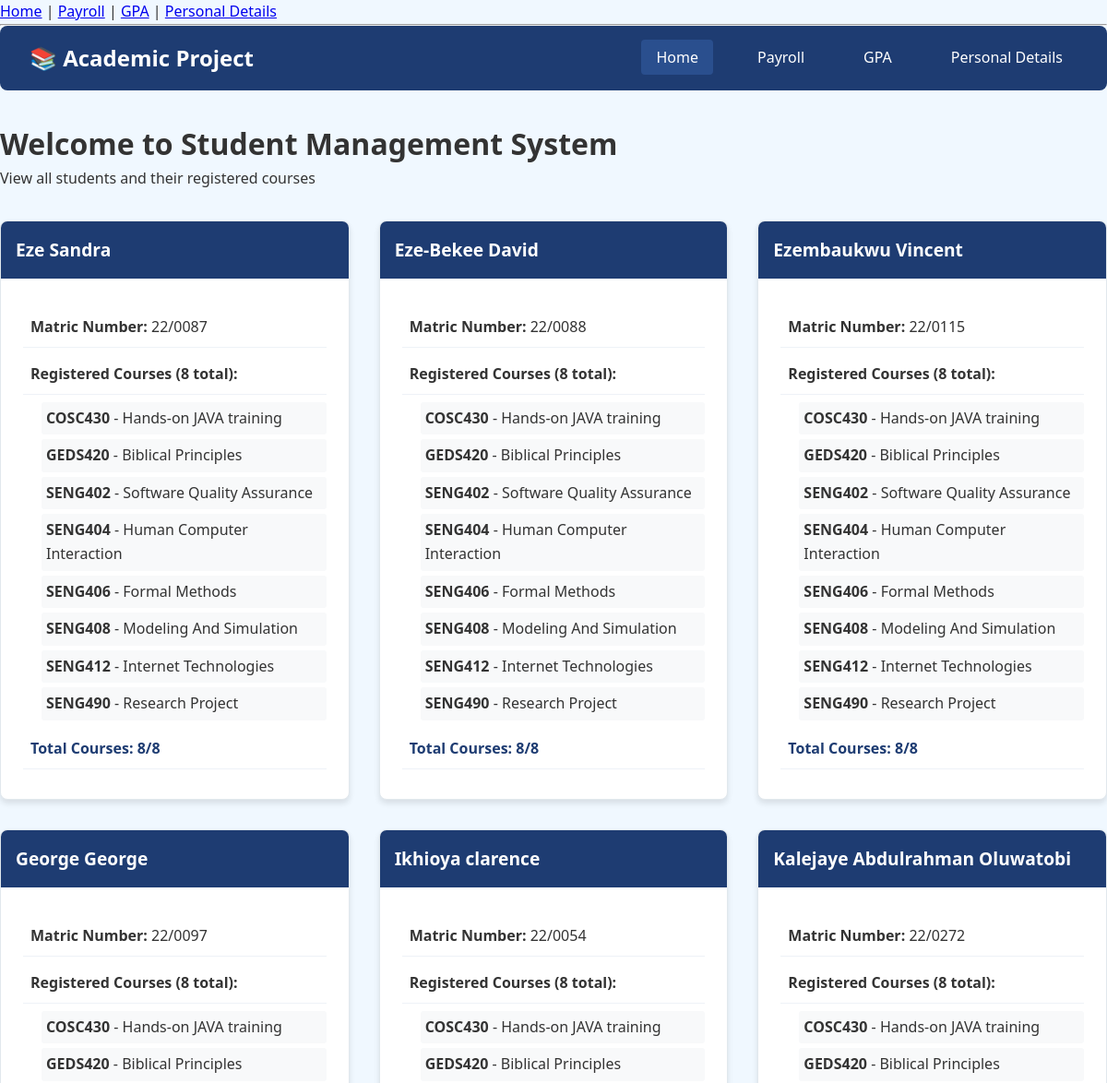
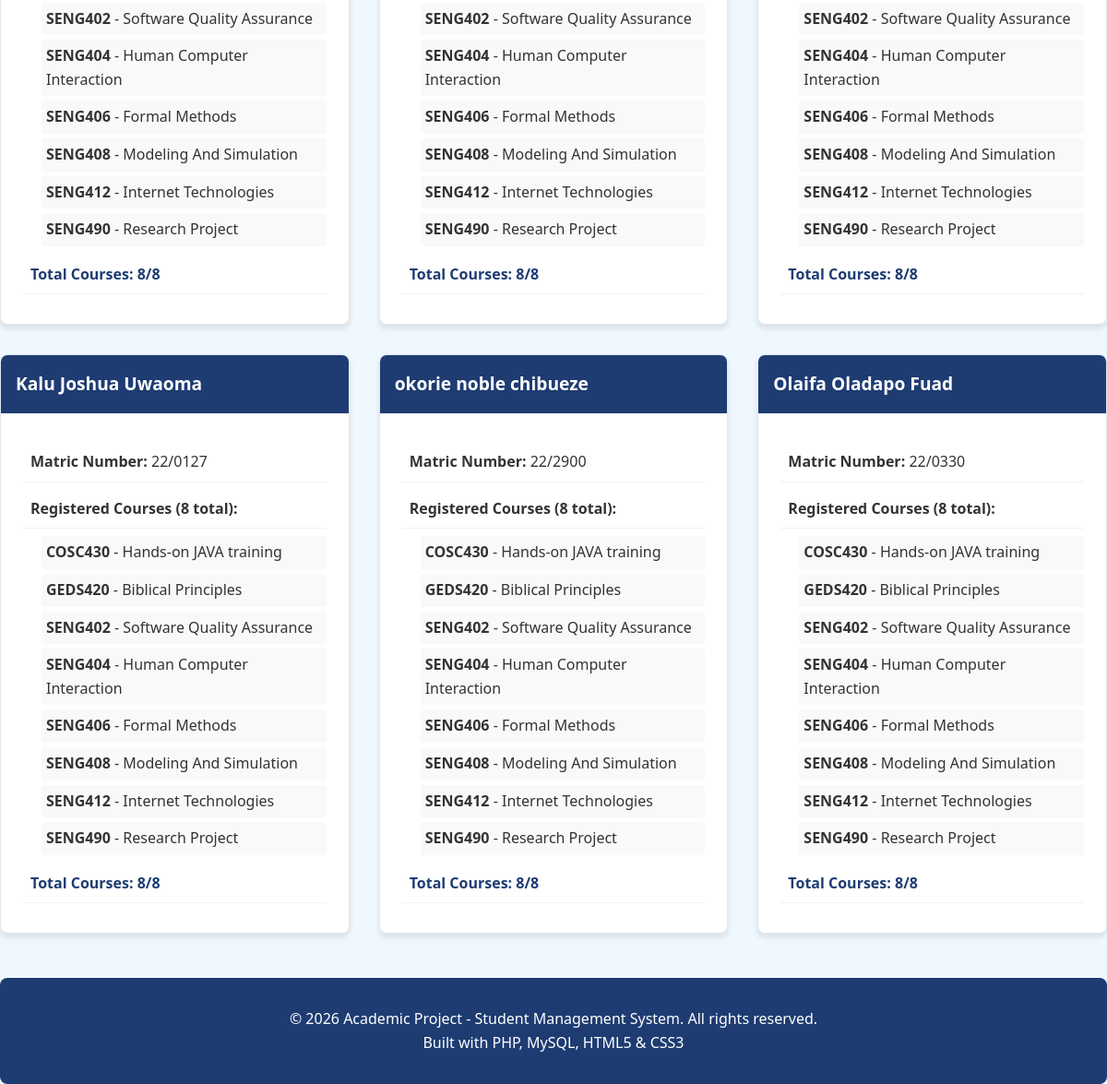
The page / on the database its author committed (2 pictures, top to bottom).
### tables this page shows
CREATE TABLE students (
    id INT PRIMARY KEY AUTO_INCREMENT,
    matric_number VARCHAR(20) UNIQUE NOT NULL,
    name VARCHAR(100) NOT NULL,
    blood_group VARCHAR(5),
    state_of_origin VARCHAR(50),
    phone VARCHAR(15),
    hobbies TEXT,
    created_at TIMESTAMP DEFAULT CURRENT_TIMESTAMP
);

CREATE TABLE courses (
    id INT PRIMARY KEY AUTO_INCREMENT,
    course_code VARCHAR(10) UNIQUE NOT NULL,
    course_title VARCHAR(100) NOT NULL,
    credit_unit INT NOT NULL
);

### index.php (the view, shortened to what this page needs)
<?php
require_once 'config/db.php';
include 'includes/header.php';
include 'includes/navbar.php';
?>
<div class="home-page">
    <h1>Welcome to Student Management System</h1>
    <p class="subtitle">View all students and their registered courses</p>
    <div class="card-container">
        <?php
        $query = "SELECT s.id, s.matric_number, s.name,
                         c.course_code, c.course_title
                  FROM students s
                  LEFT JOIN student_courses sc ON s.id = sc.student_id
                  LEFT JOIN courses c ON sc.course_id = c.id
                  ORDER BY s.name, c.course_code";
        $result = mysqli_query($conn, $query);
        if (mysqli_num_rows($result) > 0) {
            $current_student = null;
            $student_courses = [];
            while ($row = mysqli_fetch_assoc($result)) {
                $student_id = $row['id'];
                if ($current_student != $student_id) {
                    if ($current_student !== null) {
                        displayStudentCard($current_student_data, $student_courses);
                    }
                    $current_student = $student_id;
                    $current_student_data = $row;
                    $student_courses = [];
                }
                if ($row['course_code']) {
                    $student_courses[] = [
                        'code' => $row['course_code'],
                        'title' => $row['course_title']
                    ];
                }
            }
            if ($current_student !== null) {
                displayStudentCard($current_student_data, $student_courses);
            }
        } else {
            echo "<p>No students found.</p>";
        }
function displayStudentCard($student, $courses) {
    ?>
    <div class="card">
        <div class="card-header">
            <?php echo htmlspecialchars($student['name']); ?>
        </div>
        <div class="card-body">
            <p><strong>Matric Number:</strong> <?php echo htmlspecialchars($student['matric_number']); ?></p>
            <p><strong>Registered Courses (<?php echo count($courses); ?> total):</strong></p>
            <?php if (empty($courses)): ?>
                <p class="alert alert-error">No courses registered</p>
            <?php else: ?>
                <ul style="margin-left: 20px; list-style-type: none; padding: 0;">
                    <?php
                    foreach ($courses as $course):
                    ?>
                        <li style="margin-bottom: 5px; padding: 5px; background: #f8f9fa; border-radius: 3px;">
                            <strong><?php echo htmlspecialchars($course['code']); ?></strong> -
                            <?php echo htmlspecialchars($course['title']); ?>
                        </li>
                    <?php endforeach; ?>
                </ul>
                <p style="margin-top: 10px; color: #1e3c72;">
                    <strong>Total Courses: <?php echo count($courses); ?>/8</strong>
                </p>
            <?php endif; ?>
        </div>
    </div>
    <?php
}
        ?>
    </div>
</div>
<?php
include 'includes/footer.php';
?>

### includes/header.php (shortened to what this page needs)
<!DOCTYPE html>
<html>
<head>
    <link rel="stylesheet" href="/academic_project/assets/css/style.css">
</head>
<body>
<nav>
    <a href="/academic_project/index.php">Home</a> |
    <a href="/academic_project/pages/payroll.php">Payroll</a> |
    <a href="/academic_project/pages/gpa.php">GPA</a> |
    <a href="/academic_project/pages/details.php">Personal Details</a>
</nav>
<hr>

### includes/navbar.php
<nav class="navbar">
    <div class="nav-brand">
        <h2>📚 Academic Project</h2>
    </div>
    <ul class="nav-menu">
        <li><a href="/academic_project/index.php" class="<?php echo basename($_SERVER['PHP_SELF']) == 'index.php' ? 'active' : ''; ?>">Home</a></li>
        <li><a href="/academic_project/pages/payroll.php" class="<?php echo basename($_SERVER['PHP_SELF']) == 'payroll.php' ? 'active' : ''; ?>">Payroll</a></li>
        <li><a href="/academic_project/pages/gpa.php" class="<?php echo basename($_SERVER['PHP_SELF']) == 'gpa.php' ? 'active' : ''; ?>">GPA</a></li>
        <li><a href="/academic_project/pages/personal_details.php" class="<?php echo basename($_SERVER['PHP_SELF']) == 'personal_details.php' ? 'active' : ''; ?>">Personal Details</a></li>
    </ul>
</nav>

### includes/footer.php (shortened to what this page needs)
    <footer class="footer">
        <p>&copy; <?php echo date('Y'); ?> Academic Project - Student Management System. All rights reserved.</p>
        <p>Built with PHP, MySQL, HTML5 & CSS3</p>
    </footer>
</body>
</html>

### assets/css/style.css (style rules this page uses)
* { margin: 0; padding: 0; box-sizing: border-box; }
body { font-family: 'Segoe UI', Tahoma, Geneva, Verdana, sans-serif; background-color: #f0f8ff; color: #333; line-height: 1.6; }
.navbar { background-color: #1e3c72; color: white; padding: 1rem 2rem; border-radius: 8px; margin-bottom: 2rem; display: flex; justify-content: space-between; align-items: center; }
.nav-brand h2 { font-size: 1.5rem; color: white; }
.nav-menu { list-style: none; display: flex; gap: 2rem; }
.nav-menu a { color: white; text-decoration: none; padding: 0.5rem 1rem; border-radius: 4px; transition: background-color 0.3s; }
.nav-menu a:hover, .nav-menu a.active { background-color: #2a4f8e; }
.card-container { display: grid; grid-template-columns: repeat(auto-fill, minmax(350px, 1fr)); gap: 2rem; margin-top: 2rem; }
.card { background: white; border-radius: 8px; box-shadow: 0 4px 6px rgba(0, 0, 0, 0.1); overflow: hidden; border: 1px solid #e1e8ed; }
.card-header { background-color: #1e3c72; color: white; padding: 1rem; font-weight: bold; font-size: 1.2rem; }
.card-body { padding: 1.5rem; }
.card-body p { margin: 0.5rem 0; padding: 0.5rem; border-bottom: 1px solid #eef2f7; }
.footer { text-align: center; margin-top: 3rem; padding: 2rem; background-color: #1e3c72; color: white; border-radius: 8px; }

### rows shown on the page
students: code "COSC430", title "Hands-on JAVA training", name "Eze-Bekee David", matric_number "22/0088"
students: name "Eze Sandra", matric_number "22/0087", courses.course_code "GEDS420", courses.course_title "Biblical Principles", courses.course_code "SENG402", courses.course_title "Software Quality Assurance", courses.course_code "SENG404", courses.course_title "Human Computer Interaction", courses.course_code "SENG406", courses.course_title "Formal Methods", courses.course_code "SENG408", courses.course_title "Modeling And Simulation", courses.course_code "SENG412", courses.course_title "Internet Technologies", courses.course_code "SENG490", courses.course_title "Research Project"
students: code "COSC430", title "Hands-on JAVA training", code "GEDS420", title "Biblical Principles", code "SENG402", title "Software Quality Assurance", code "SENG404", title "Human Computer Interaction", code "SENG406", title "Formal Methods", code "SENG408", title "Modeling And Simulation", code "SENG412", title "Internet Technologies", code "SENG490", title "Research Project", name "Ezembaukwu Vincent", matric_number "22/0115"
students: code "COSC430", title "Hands-on JAVA training", code "GEDS420", title "Biblical Principles", code "SENG402", title "Software Quality Assurance", code "SENG404", title "Human Computer Interaction", code "SENG406", title "Formal Methods", code "SENG408", title "Modeling And Simulation", code "SENG412", title "Internet Technologies", code "SENG490", title "Research Project", name "George George", matric_number "22/0097"
students: code "COSC430", title "Hands-on JAVA training", code "GEDS420", title "Biblical Principles", code "SENG402", title "Software Quality Assurance", code "SENG404", title "Human Computer Interaction", code "SENG406", title "Formal Methods", code "SENG408", title "Modeling And Simulation", code "SENG412", title "Internet Technologies", code "SENG490", title "Research Project", name "Ikhioya clarence", matric_number "22/0054"
students: code "COSC430", title "Hands-on JAVA training", code "GEDS420", title "Biblical Principles", code "SENG402", title "Software Quality Assurance", code "SENG404", title "Human Computer Interaction", code "SENG406", title "Formal Methods", code "SENG408", title "Modeling And Simulation", code "SENG412", title "Internet Technologies", code "SENG490", title "Research Project", name "Kalejaye Abdulrahman Oluwatobi", matric_number "22/0272"
students: code "COSC430", title "Hands-on JAVA training", code "GEDS420", title "Biblical Principles", code "SENG402", title "Software Quality Assurance", code "SENG404", title "Human Computer Interaction", code "SENG406", title "Formal Methods", code "SENG408", title "Modeling And Simulation", code "SENG412", title "Internet Technologies", code "SENG490", title "Research Project", name "Kalu Joshua Uwaoma", matric_number "22/0127"
students: code "COSC430", title "Hands-on JAVA training", code "GEDS420", title "Biblical Principles", code "SENG402", title "Software Quality Assurance", code "SENG404", title "Human Computer Interaction", code "SENG406", title "Formal Methods", code "SENG408", title "Modeling And Simulation", code "SENG412", title "Internet Technologies", code "SENG490", title "Research Project", name "okorie noble chibueze", matric_number "22/2900"
students: code "COSC430", title "Hands-on JAVA training", code "GEDS420", title "Biblical Principles", code "SENG402", title "Software Quality Assurance", code "SENG404", title "Human Computer Interaction", code "SENG406", title "Formal Methods", code "SENG408", title "Modeling And Simulation", code "SENG412", title "Internet Technologies", code "SENG490", title "Research Project", name "Olaifa Oladapo Fuad", matric_number "22/0330"

### other values the page prints
count($courses) "8"
$course['code'] "COSC430"
$course['title'] "Hands-on JAVA training"
$course['code'] "GEDS420"
$course['title'] "Biblical Principles"
$course['code'] "SENG402"
$course['title'] "Software Quality Assurance"
$course['code'] "SENG404"
$course['title'] "Human Computer Interaction"
$course['code'] "SENG406"
$course['title'] "Formal Methods"
$course['code'] "SENG408"
$course['title'] "Modeling And Simulation"
$course['code'] "SENG412"
$course['title'] "Internet Technologies"
